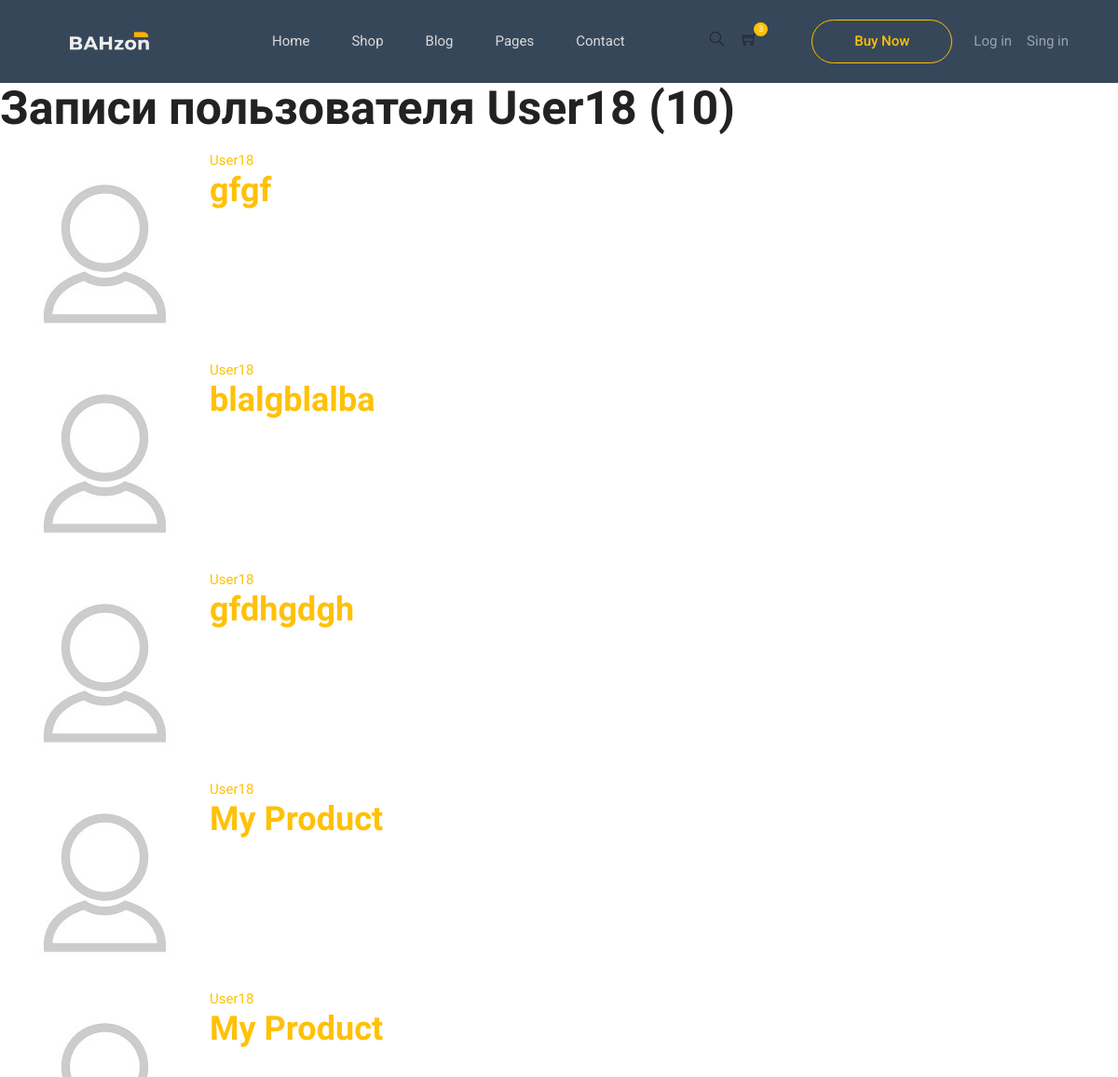
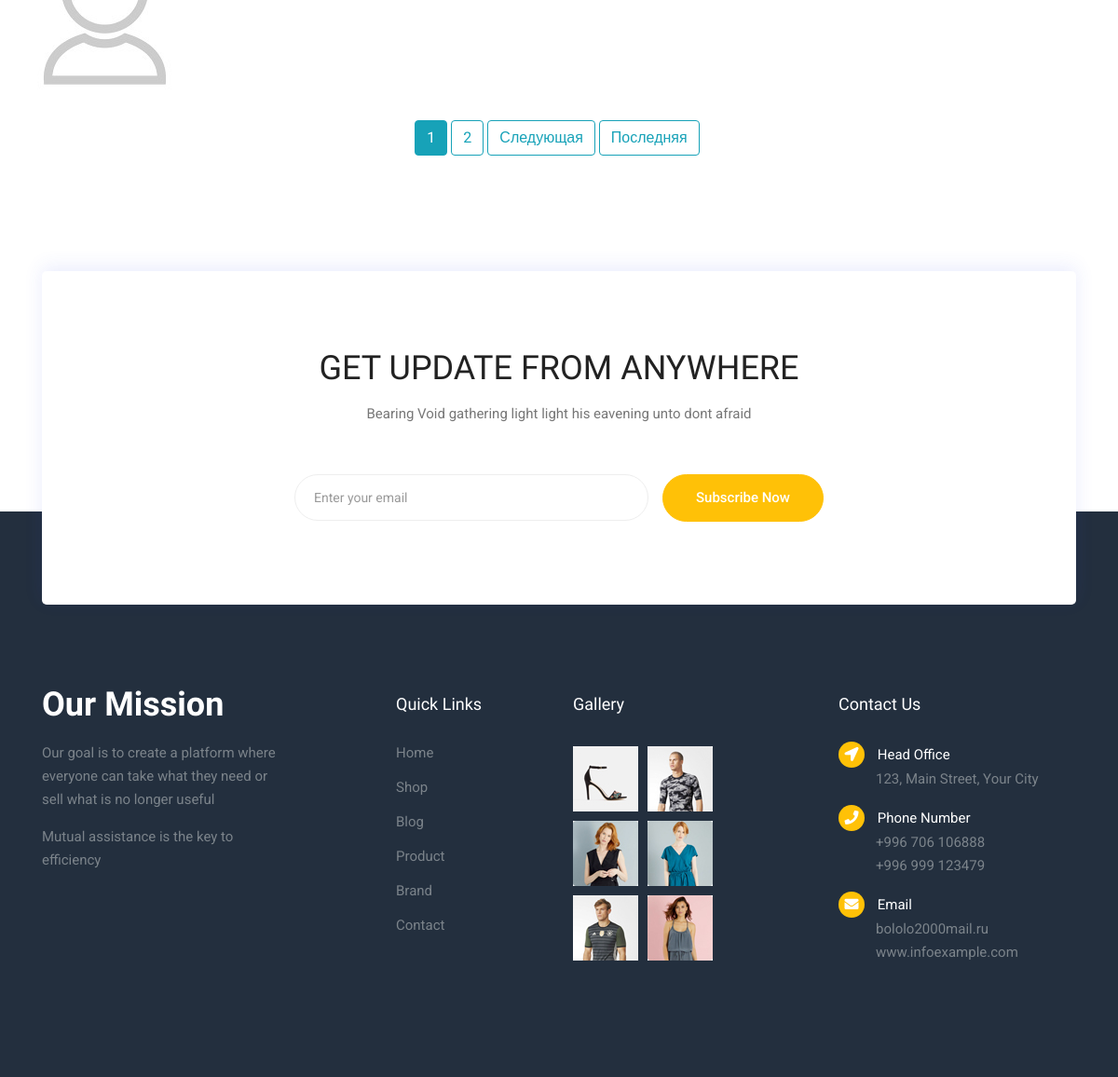
The page /user/User18 on the database its author committed (2 pictures, top to bottom).
### main/models.py (models this page shows, shortened)
class Product(models.Model):
    prod_name = models.CharField('Product Name', max_length=200)
    prod_date = models.DateTimeField('Product Date', default=timezone.now())
    prod_description = models.TextField('Product Description', max_length=2000)
    prod_price = models.IntegerField('Product Price')
    author = models.ForeignKey(User, on_delete=models.CASCADE, null=True)
    class Category(models.TextChoices):
        BSU = "Building Supplies"
        TLS = "Tools"
        ELC = "Electrics"
        ENS = "Engineering Systems"
    category = models.CharField(
        max_length=19,
        choices=Category.choices,
        default=Category.BSU
    )

### users/models.py (models this page shows, shortened)
class Profile(models.Model):
    user = models.OneToOneField(User, on_delete=models.CASCADE)
    image = models.ImageField(default='default.jpg', upload_to='profile_pics')

### main/views.py (the view)
# urls.py: path('user/<str:username>', UserProductListView.as_view(), name='user-products'),
class UserProductListView(ListView):
    model = Product
    template_name = 'aroma/user_products.html'
    context_object_name = 'products'
    paginate_by = 5
    def get_queryset(self):
        user = get_object_or_404(User, username=self.kwargs.get('username'))
        return Product.objects.filter(author=user).order_by('-prod_date')

### templates/aroma/user_products.html (shortened to what this page needs)
{% extends "base.html" %}
{% block content %}
    <h1 class="mb-3">Записи пользователя {{ view.kwargs.username }} ({{ page_obj.paginator.count }})</h1>
    {% for product in products %}
        <article class="media content-section">
          <img class="rounded-circle article-img" src="{{ product.author.profile.image.url }}">
          <div class="media-body">
            <div class="article-metadata">
              <a class="mr-2" href="{% url 'user-products' product.author.username %}">{{ product.author }}</a>
            </div>
            <h2><a class="article-title" href="{% url 'product-detail' product.id %}">{{ product.prod_name }}</a></h2>
          </div>
        </article>
    {% endfor %}
    <div class="pagination justify-content-center">
    {% if is_paginated %}
      {% for num in page_obj.paginator.page_range %}
        {% if page_obj.number == num %}
          <a class="btn btn-info mb-4 mr-1" href="?page={{ num }}">{{ num }}</a>
        {% elif num > page_obj.number|add:'-3' and num < page_obj.number|add:'3' %}
          <a class="btn btn-outline-info mb-4 mr-1" href="?page={{ num }}">{{ num }}</a>
        {% endif %}
      {% endfor %}
      {% if page_obj.has_next %}
        <a class="btn btn-outline-info mb-4 mr-1" href="?page={{ page_obj.next_page_number }}">Следующая</a>
        <a class="btn btn-outline-info mb-4 mr-1" href="?page={{ page_obj.paginator.num_pages }}">Последняя</a>
      {% endif %}
    {% endif %}
  </div>
{% endblock content %}

### rows shown on the page
Product: author.profile.image (placeholder picture), author "User18", prod_name "gfgf"
Product: author.profile.image (placeholder picture), author "User18", prod_name "blalgblalba"
Product: author.profile.image (placeholder picture), author "User18", prod_name "gfdhgdgh"
Product: author.profile.image (placeholder picture), author "User18", prod_name "My Product"
Product: author.profile.image (placeholder picture), author "User18", prod_name "My Product"

### other values the page prints
{{ view.kwargs.username }} "User18"
{{ page_obj.paginator.count }} "10"
{{ num }} "1"
{{ num }} "2"
